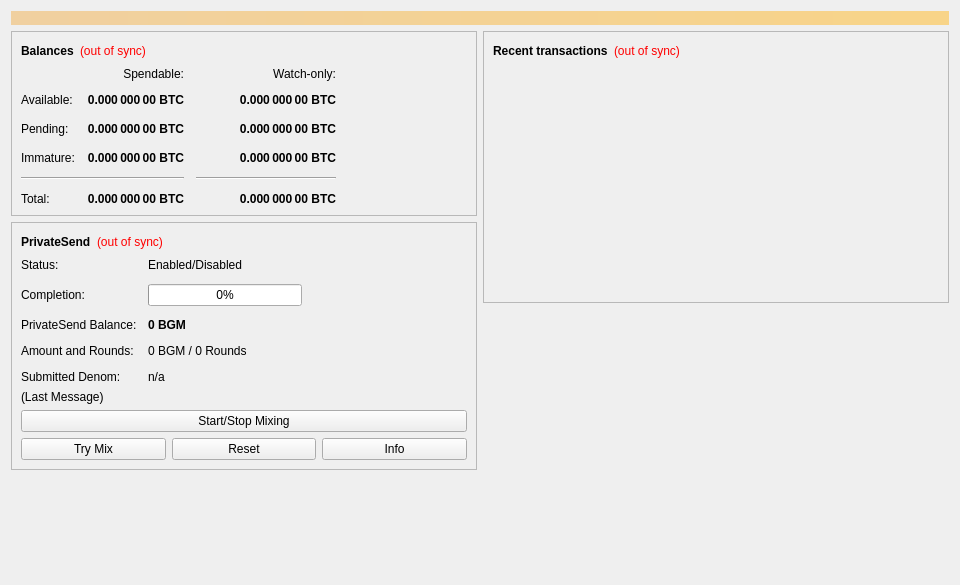
<?xml version="1.0" encoding="UTF-8"?>
<ui version="4.0">
 <class>OverviewPage</class>
 <widget class="QWidget" name="OverviewPage">
  <property name="geometry">
   <rect>
    <x>0</x>
    <y>0</y>
    <width>960</width>
    <height>585</height>
   </rect>
  </property>
  <property name="minimumSize">
   <size>
    <width>960</width>
    <height>0</height>
   </size>
  </property>
  <property name="windowTitle">
   <string>Form</string>
  </property>
  <layout class="QVBoxLayout" name="topLayout">
   <item>
    <widget class="QLabel" name="labelAlerts">
     <property name="visible">
      <bool>false</bool>
     </property>
     <property name="styleSheet">
      <string notr="true">QLabel { background-color: qlineargradient(x1: 0, y1: 0, x2: 1, y2: 0, stop:0 #F0D0A0, stop:1 #F8D488); color:#000000; }</string>
     </property>
     <property name="wordWrap">
      <bool>true</bool>
     </property>
     <property name="margin">
      <number>3</number>
     </property>
     <property name="textInteractionFlags">
      <set>Qt::TextSelectableByMouse</set>
     </property>
    </widget>
   </item>
   <item>
    <layout class="QHBoxLayout" name="horizontalLayout" stretch="1,1">
     <item>
      <layout class="QVBoxLayout" name="verticalLayout_2">
       <item>
        <widget class="QFrame" name="frame">
         <property name="frameShape">
          <enum>QFrame::StyledPanel</enum>
         </property>
         <property name="frameShadow">
          <enum>QFrame::Raised</enum>
         </property>
         <layout class="QVBoxLayout" name="verticalLayout_4">
          <item>
           <layout class="QHBoxLayout" name="horizontalLayout_4">
            <item>
             <widget class="QLabel" name="label_5">
              <property name="font">
               <font>
                <weight>75</weight>
                <bold>true</bold>
               </font>
              </property>
              <property name="text">
               <string>Balances</string>
              </property>
             </widget>
            </item>
            <item>
             <widget class="QLabel" name="labelWalletStatus">
              <property name="toolTip">
               <string>The displayed information may be out of date. Your wallet automatically synchronizes with the Gem network after a connection is established, but this process has not completed yet.</string>
              </property>
              <property name="styleSheet">
               <string notr="true">QLabel { color: red; }</string>
              </property>
              <property name="text">
               <string notr="true">(out of sync)</string>
              </property>
              <property name="alignment">
               <set>Qt::AlignLeading|Qt::AlignLeft|Qt::AlignVCenter</set>
              </property>
             </widget>
            </item>
            <item>
             <spacer name="horizontalSpacer_3">
              <property name="orientation">
               <enum>Qt::Horizontal</enum>
              </property>
              <property name="sizeHint" stdset="0">
               <size>
                <width>40</width>
                <height>20</height>
               </size>
              </property>
             </spacer>
            </item>
           </layout>
          </item>
          <item>
           <layout class="QGridLayout" name="gridLayout">
            <property name="spacing">
             <number>12</number>
            </property>
            <item row="2" column="2">
             <widget class="QLabel" name="labelWatchPending">
              <property name="font">
               <font>
                <weight>75</weight>
                <bold>true</bold>
               </font>
              </property>
              <property name="cursor">
               <cursorShape>IBeamCursor</cursorShape>
              </property>
              <property name="toolTip">
               <string>Unconfirmed transactions to watch-only addresses</string>
              </property>
              <property name="text">
               <string notr="true">0.000 000 00 BTC</string>
              </property>
              <property name="alignment">
               <set>Qt::AlignRight|Qt::AlignTrailing|Qt::AlignVCenter</set>
              </property>
              <property name="textInteractionFlags">
               <set>Qt::LinksAccessibleByMouse|Qt::TextSelectableByKeyboard|Qt::TextSelectableByMouse</set>
              </property>
             </widget>
            </item>
            <item row="2" column="1">
             <widget class="QLabel" name="labelUnconfirmed">
              <property name="font">
               <font>
                <weight>75</weight>
                <bold>true</bold>
               </font>
              </property>
              <property name="cursor">
               <cursorShape>IBeamCursor</cursorShape>
              </property>
              <property name="toolTip">
               <string>Total of transactions that have yet to be confirmed, and do not yet count toward the spendable balance</string>
              </property>
              <property name="text">
               <string notr="true">0.000 000 00 BTC</string>
              </property>
              <property name="alignment">
               <set>Qt::AlignRight|Qt::AlignTrailing|Qt::AlignVCenter</set>
              </property>
              <property name="textInteractionFlags">
               <set>Qt::LinksAccessibleByMouse|Qt::TextSelectableByKeyboard|Qt::TextSelectableByMouse</set>
              </property>
             </widget>
            </item>
            <item row="3" column="2">
             <widget class="QLabel" name="labelWatchImmature">
              <property name="font">
               <font>
                <weight>75</weight>
                <bold>true</bold>
               </font>
              </property>
              <property name="cursor">
               <cursorShape>IBeamCursor</cursorShape>
              </property>
              <property name="toolTip">
               <string>Mined balance in watch-only addresses that has not yet matured</string>
              </property>
              <property name="text">
               <string notr="true">0.000 000 00 BTC</string>
              </property>
              <property name="alignment">
               <set>Qt::AlignRight|Qt::AlignTrailing|Qt::AlignVCenter</set>
              </property>
              <property name="textInteractionFlags">
               <set>Qt::LinksAccessibleByMouse|Qt::TextSelectableByKeyboard|Qt::TextSelectableByMouse</set>
              </property>
             </widget>
            </item>
            <item row="4" column="0" colspan="2">
             <widget class="Line" name="lineSpendableBalance">
              <property name="orientation">
               <enum>Qt::Horizontal</enum>
              </property>
             </widget>
            </item>
            <item row="4" column="2">
             <widget class="Line" name="lineWatchBalance">
              <property name="sizePolicy">
               <sizepolicy hsizetype="Preferred" vsizetype="Fixed">
                <horstretch>0</horstretch>
                <verstretch>0</verstretch>
               </sizepolicy>
              </property>
              <property name="minimumSize">
               <size>
                <width>140</width>
                <height>0</height>
               </size>
              </property>
              <property name="orientation">
               <enum>Qt::Horizontal</enum>
              </property>
             </widget>
            </item>
            <item row="5" column="0">
             <widget class="QLabel" name="labelTotalText">
              <property name="text">
               <string>Total:</string>
              </property>
             </widget>
            </item>
            <item row="3" column="1">
             <widget class="QLabel" name="labelImmature">
              <property name="font">
               <font>
                <weight>75</weight>
                <bold>true</bold>
               </font>
              </property>
              <property name="cursor">
               <cursorShape>IBeamCursor</cursorShape>
              </property>
              <property name="toolTip">
               <string>Mined balance that has not yet matured</string>
              </property>
              <property name="text">
               <string notr="true">0.000 000 00 BTC</string>
              </property>
              <property name="alignment">
               <set>Qt::AlignRight|Qt::AlignTrailing|Qt::AlignVCenter</set>
              </property>
              <property name="textInteractionFlags">
               <set>Qt::LinksAccessibleByMouse|Qt::TextSelectableByKeyboard|Qt::TextSelectableByMouse</set>
              </property>
             </widget>
            </item>
            <item row="2" column="3">
             <spacer name="horizontalSpacer_2">
              <property name="orientation">
               <enum>Qt::Horizontal</enum>
              </property>
              <property name="sizeHint" stdset="0">
               <size>
                <width>40</width>
                <height>20</height>
               </size>
              </property>
             </spacer>
            </item>
            <item row="3" column="0">
             <widget class="QLabel" name="labelImmatureText">
              <property name="text">
               <string>Immature:</string>
              </property>
             </widget>
            </item>
            <item row="5" column="1">
             <widget class="QLabel" name="labelTotal">
              <property name="font">
               <font>
                <weight>75</weight>
                <bold>true</bold>
               </font>
              </property>
              <property name="cursor">
               <cursorShape>IBeamCursor</cursorShape>
              </property>
              <property name="toolTip">
               <string>Your current total balance</string>
              </property>
              <property name="text">
               <string notr="true">0.000 000 00 BTC</string>
              </property>
              <property name="alignment">
               <set>Qt::AlignRight|Qt::AlignTrailing|Qt::AlignVCenter</set>
              </property>
              <property name="textInteractionFlags">
               <set>Qt::LinksAccessibleByMouse|Qt::TextSelectableByKeyboard|Qt::TextSelectableByMouse</set>
              </property>
             </widget>
            </item>
            <item row="5" column="2">
             <widget class="QLabel" name="labelWatchTotal">
              <property name="font">
               <font>
                <weight>75</weight>
                <bold>true</bold>
               </font>
              </property>
              <property name="cursor">
               <cursorShape>IBeamCursor</cursorShape>
              </property>
              <property name="toolTip">
               <string>Current total balance in watch-only addresses</string>
              </property>
              <property name="text">
               <string notr="true">0.000 000 00 BTC</string>
              </property>
              <property name="alignment">
               <set>Qt::AlignRight|Qt::AlignTrailing|Qt::AlignVCenter</set>
              </property>
              <property name="textInteractionFlags">
               <set>Qt::LinksAccessibleByMouse|Qt::TextSelectableByKeyboard|Qt::TextSelectableByMouse</set>
              </property>
             </widget>
            </item>
            <item row="0" column="2">
             <widget class="QLabel" name="labelWatchonly">
              <property name="text">
               <string>Watch-only:</string>
              </property>
              <property name="alignment">
               <set>Qt::AlignRight|Qt::AlignTrailing|Qt::AlignVCenter</set>
              </property>
             </widget>
            </item>
            <item row="1" column="0">
             <widget class="QLabel" name="labelBalanceText">
              <property name="text">
               <string>Available:</string>
              </property>
             </widget>
            </item>
            <item row="1" column="1">
             <widget class="QLabel" name="labelBalance">
              <property name="font">
               <font>
                <weight>75</weight>
                <bold>true</bold>
               </font>
              </property>
              <property name="cursor">
               <cursorShape>IBeamCursor</cursorShape>
              </property>
              <property name="toolTip">
               <string>Your current spendable balance</string>
              </property>
              <property name="text">
               <string notr="true">0.000 000 00 BTC</string>
              </property>
              <property name="alignment">
               <set>Qt::AlignRight|Qt::AlignTrailing|Qt::AlignVCenter</set>
              </property>
              <property name="textInteractionFlags">
               <set>Qt::LinksAccessibleByMouse|Qt::TextSelectableByKeyboard|Qt::TextSelectableByMouse</set>
              </property>
             </widget>
            </item>
            <item row="1" column="2">
             <widget class="QLabel" name="labelWatchAvailable">
              <property name="font">
               <font>
                <weight>75</weight>
                <bold>true</bold>
               </font>
              </property>
              <property name="cursor">
               <cursorShape>IBeamCursor</cursorShape>
              </property>
              <property name="toolTip">
               <string>Your current balance in watch-only addresses</string>
              </property>
              <property name="text">
               <string notr="true">0.000 000 00 BTC</string>
              </property>
              <property name="alignment">
               <set>Qt::AlignRight|Qt::AlignTrailing|Qt::AlignVCenter</set>
              </property>
              <property name="textInteractionFlags">
               <set>Qt::LinksAccessibleByMouse|Qt::TextSelectableByKeyboard|Qt::TextSelectableByMouse</set>
              </property>
             </widget>
            </item>
            <item row="2" column="0">
             <widget class="QLabel" name="labelPendingText">
              <property name="text">
               <string>Pending:</string>
              </property>
             </widget>
            </item>
            <item row="0" column="1">
             <widget class="QLabel" name="labelSpendable">
              <property name="text">
               <string>Spendable:</string>
              </property>
              <property name="alignment">
               <set>Qt::AlignRight|Qt::AlignTrailing|Qt::AlignVCenter</set>
              </property>
             </widget>
            </item>
           </layout>
          </item>
         </layout>
        </widget>
       </item>
       <item>
        <widget class="QFrame" name="framePrivateSend">
         <property name="layoutDirection">
          <enum>Qt::LeftToRight</enum>
         </property>
         <property name="frameShape">
          <enum>QFrame::StyledPanel</enum>
         </property>
         <property name="frameShadow">
          <enum>QFrame::Raised</enum>
         </property>
         <layout class="QVBoxLayout" name="VerticalLayout_PS1">
          <item>
           <layout class="QHBoxLayout" name="horizontalLayout_5">
            <item>
             <widget class="QLabel" name="labelPrivateSendHeader">
              <property name="font">
               <font>
                <weight>75</weight>
                <bold>true</bold>
               </font>
              </property>
              <property name="text">
               <string>PrivateSend</string>
              </property>
             </widget>
            </item>
            <item>
             <widget class="QLabel" name="labelPrivateSendSyncStatus">
              <property name="toolTip">
               <string>The displayed information may be out of date. Your wallet automatically synchronizes with the Gem network after a connection is established, but this process has not completed yet.</string>
              </property>
              <property name="styleSheet">
               <string notr="true">QLabel { color: red; }</string>
              </property>
              <property name="text">
               <string notr="true">(out of sync)</string>
              </property>
              <property name="alignment">
               <set>Qt::AlignLeading|Qt::AlignLeft|Qt::AlignVCenter</set>
              </property>
             </widget>
            </item>
            <item>
             <spacer name="horizontalSpacer_4">
              <property name="orientation">
               <enum>Qt::Horizontal</enum>
              </property>
              <property name="sizeHint" stdset="0">
               <size>
                <width>40</width>
                <height>20</height>
               </size>
              </property>
             </spacer>
            </item>
           </layout>
          </item>
          <item>
           <layout class="QFormLayout" name="privateSendFormLayout">
            <property name="fieldGrowthPolicy">
             <enum>QFormLayout::AllNonFixedFieldsGrow</enum>
            </property>
            <property name="horizontalSpacing">
             <number>11</number>
            </property>
            <property name="verticalSpacing">
             <number>12</number>
            </property>
            <item row="0" column="0">
             <widget class="QLabel" name="labelPrivateSendEnabledText">
              <property name="text">
               <string>Status:</string>
              </property>
             </widget>
            </item>
            <item row="0" column="1">
             <widget class="QLabel" name="labelPrivateSendEnabled">
              <property name="text">
               <string>Enabled/Disabled</string>
              </property>
             </widget>
            </item>
            <item row="1" column="0">
             <widget class="QLabel" name="labelCompletitionText">
              <property name="text">
               <string>Completion:</string>
              </property>
             </widget>
            </item>
            <item row="1" column="1">
             <widget class="QProgressBar" name="privateSendProgress">
              <property name="maximumSize">
               <size>
                <width>154</width>
                <height>16777215</height>
               </size>
              </property>
              <property name="value">
               <number>0</number>
              </property>
             </widget>
            </item>
            <item row="2" column="0">
             <widget class="QLabel" name="labelAnonymizedText">
              <property name="text">
               <string>PrivateSend Balance:</string>
              </property>
             </widget>
            </item>
            <item row="2" column="1">
             <widget class="QLabel" name="labelAnonymized">
              <property name="font">
               <font>
                <weight>75</weight>
                <bold>true</bold>
               </font>
              </property>
              <property name="text">
               <string notr="true">0 BGM</string>
              </property>
             </widget>
            </item>
            <item row="3" column="0">
             <widget class="QLabel" name="labelAmountAndRoundsText">
              <property name="text">
               <string>Amount and Rounds:</string>
              </property>
             </widget>
            </item>
            <item row="3" column="1">
             <widget class="QLabel" name="labelAmountRounds">
              <property name="text">
               <string>0 BGM / 0 Rounds</string>
              </property>
             </widget>
            </item>
            <item row="4" column="0">
             <widget class="QLabel" name="labelSubmittedDenomText">
              <property name="text">
               <string>Submitted Denom:</string>
              </property>
             </widget>
            </item>
            <item row="4" column="1">
             <widget class="QLabel" name="labelSubmittedDenom">
              <property name="toolTip">
               <string>The denominations you submitted to the Masternode.&lt;br&gt;To mix, other users must submit the exact same denominations.</string>
              </property>
              <property name="text">
               <string>n/a</string>
              </property>
             </widget>
            </item>
           </layout>
          </item>
          <item>
           <layout class="QVBoxLayout" name="VerticalLayout_PS">
            <item>
             <widget class="QLabel" name="labelPrivateSendLastMessage">
              <property name="text">
               <string>(Last Message)</string>
              </property>
              <property name="alignment">
               <set>Qt::AlignLeading|Qt::AlignLeft|Qt::AlignTop</set>
              </property>
              <property name="wordWrap">
               <bool>true</bool>
              </property>
             </widget>
            </item>
            <item>
             <widget class="QPushButton" name="togglePrivateSend">
              <property name="sizePolicy">
               <sizepolicy hsizetype="MinimumExpanding" vsizetype="Fixed">
                <horstretch>0</horstretch>
                <verstretch>0</verstretch>
               </sizepolicy>
              </property>
              <property name="text">
               <string>Start/Stop Mixing</string>
              </property>
             </widget>
            </item>
            <item>
             <layout class="QHBoxLayout" name="horizontalLayout_debugbuttons">
              <item>
               <widget class="QPushButton" name="privateSendAuto">
                <property name="sizePolicy">
                 <sizepolicy hsizetype="MinimumExpanding" vsizetype="Fixed">
                  <horstretch>0</horstretch>
                  <verstretch>0</verstretch>
                 </sizepolicy>
                </property>
                <property name="toolTip">
                 <string>Try to manually submit a PrivateSend request.</string>
                </property>
                <property name="text">
                 <string>Try Mix</string>
                </property>
               </widget>
              </item>
              <item>
               <widget class="QPushButton" name="privateSendReset">
                <property name="sizePolicy">
                 <sizepolicy hsizetype="MinimumExpanding" vsizetype="Fixed">
                  <horstretch>0</horstretch>
                  <verstretch>0</verstretch>
                 </sizepolicy>
                </property>
                <property name="toolTip">
                 <string>Reset the current status of PrivateSend (can interrupt PrivateSend if it's in the process of Mixing, which can cost you money!)</string>
                </property>
                <property name="autoFillBackground">
                 <bool>false</bool>
                </property>
                <property name="text">
                 <string>Reset</string>
                </property>
               </widget>
              </item>
              <item>
               <widget class="QPushButton" name="privateSendInfo">
                <property name="sizePolicy">
                 <sizepolicy hsizetype="MinimumExpanding" vsizetype="Fixed">
                  <horstretch>0</horstretch>
                  <verstretch>0</verstretch>
                 </sizepolicy>
                </property>
                <property name="toolTip">
                 <string>Information about PrivateSend and Mixing</string>
                </property>
                <property name="text">
                 <string>Info</string>
                </property>
               </widget>
              </item>
             </layout>
            </item>
           </layout>
          </item>
         </layout>
        </widget>
       </item>
       <item>
        <spacer name="verticalSpacer">
         <property name="orientation">
          <enum>Qt::Vertical</enum>
         </property>
         <property name="sizeHint" stdset="0">
          <size>
           <width>20</width>
           <height>40</height>
          </size>
         </property>
        </spacer>
       </item>
      </layout>
     </item>
     <item>
      <layout class="QVBoxLayout" name="verticalLayout_3">
       <item>
        <widget class="QFrame" name="frame_2">
         <property name="frameShape">
          <enum>QFrame::StyledPanel</enum>
         </property>
         <property name="frameShadow">
          <enum>QFrame::Raised</enum>
         </property>
         <layout class="QVBoxLayout" name="verticalLayout">
          <item>
           <layout class="QHBoxLayout" name="horizontalLayout_2">
            <item>
             <widget class="QLabel" name="label_4">
              <property name="font">
               <font>
                <weight>75</weight>
                <bold>true</bold>
               </font>
              </property>
              <property name="text">
               <string>Recent transactions</string>
              </property>
             </widget>
            </item>
            <item>
             <widget class="QLabel" name="labelTransactionsStatus">
              <property name="toolTip">
               <string>The displayed information may be out of date. Your wallet automatically synchronizes with the Gem network after a connection is established, but this process has not completed yet.</string>
              </property>
              <property name="styleSheet">
               <string notr="true">QLabel { color: red; }</string>
              </property>
              <property name="text">
               <string notr="true">(out of sync)</string>
              </property>
              <property name="alignment">
               <set>Qt::AlignLeading|Qt::AlignLeft|Qt::AlignVCenter</set>
              </property>
             </widget>
            </item>
            <item>
             <spacer name="horizontalSpacer">
              <property name="orientation">
               <enum>Qt::Horizontal</enum>
              </property>
              <property name="sizeHint" stdset="0">
               <size>
                <width>40</width>
                <height>20</height>
               </size>
              </property>
             </spacer>
            </item>
           </layout>
          </item>
          <item>
           <widget class="QListView" name="listTransactions">
            <property name="styleSheet">
             <string notr="true">QListView { background: transparent; }</string>
            </property>
            <property name="frameShape">
             <enum>QFrame::NoFrame</enum>
            </property>
            <property name="verticalScrollBarPolicy">
             <enum>Qt::ScrollBarAlwaysOff</enum>
            </property>
            <property name="horizontalScrollBarPolicy">
             <enum>Qt::ScrollBarAlwaysOff</enum>
            </property>
            <property name="selectionMode">
             <enum>QAbstractItemView::NoSelection</enum>
            </property>
           </widget>
          </item>
         </layout>
        </widget>
       </item>
       <item>
        <spacer name="verticalSpacer_2">
         <property name="orientation">
          <enum>Qt::Vertical</enum>
         </property>
         <property name="sizeHint" stdset="0">
          <size>
           <width>20</width>
           <height>40</height>
          </size>
         </property>
        </spacer>
       </item>
      </layout>
     </item>
    </layout>
   </item>
  </layout>
 </widget>
 <resources/>
 <connections/>
</ui>
